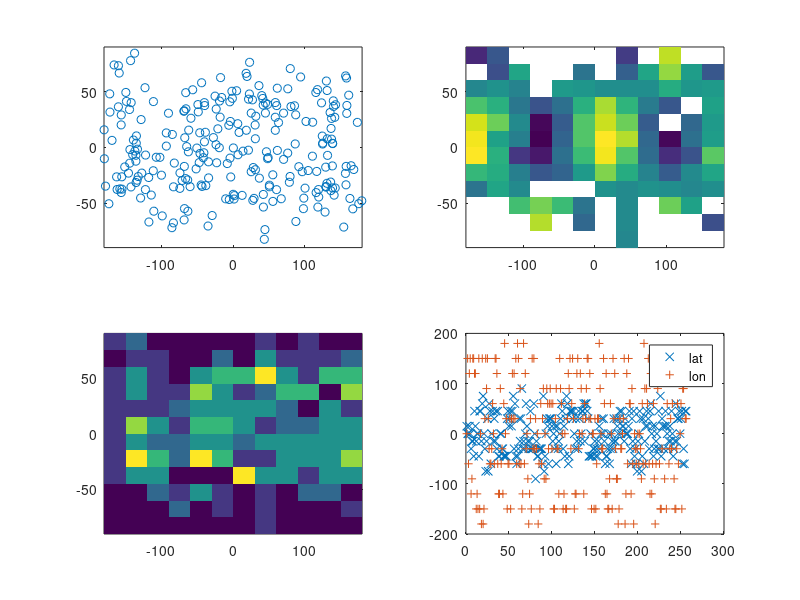

MATLAB code for this plot:
%Set number of random data points
Ndata=256;
%make random locations for "cores"
xyz=2*rand(3,Ndata)-1	;
xyz=xyz./sqrt(sum(xyz.*xyz,1));
%Core location latitude
lat=(180/pi)*asin(-xyz(3,:));
%Core location longitude
lon=(180/pi)*atan2(xyz(1,:),xyz(2,:));
%Value at eat sample location
dat=cos(2*pi*lat/180).*cos(2*pi*lon/180)+.1*rand(1,Ndata);
%Plot the location of the points
subplot(2,2,1)
plot(lon,lat,"o;;")
xlim([-180,180])
ylim([-90,90])
% Make grid to put averages in
dlat=15;
dlon=30;
glat=-90:dlat:90;
glon=-180:dlon:180;
datgrid=zeros(length(glat),length(glon));
ingrid=zeros(length(glat),length(glon));
gridcell=zeros(2,length(lon));
incell=cell(length(glat),length(glon));
% take average of values in each grid
for i=1:length(glat)
	for j=1:length(glon)
		datsingrid=0;
		val=0;
		for k=1:length(dat)
			inbox= (glat(i)-dlat/2 <= lat(k));
			inbox=inbox&(lat(k) < glat(i)+dlat/2);
			inbox=inbox&(glon(j)-dlon/2<=lon(k));
			inbox=inbox&(lon(k)<glon(j)+dlon/2);
			if(inbox)
				incell{i,j}=[incell{i,j},k];
				gridcell(:,k)=[j,i];
				ingrid(i,j)=ingrid(i,j)+1;
				val=val+dat(k);
			end%if
		end%for
		if(ingrid(i,j)==0)
			% if no data exists set to NaN
			datgrid(i,j)=NaN;
		else
			datgrid(i,j)=val;
		end%if
	end%for
end%for
datgrid=datgrid./ingrid;
subplot(2,2,2)
pcolor(glon,glat,datgrid)
shading flat
subplot(2,2,3)
pcolor(glon,glat,ingrid)
shading flat
subplot(2,2,4)
plot(1:Ndata,glat(gridcell(2,:)),"x;lat;",1:Ndata,glon(gridcell(1,:)),"+;lon;")
